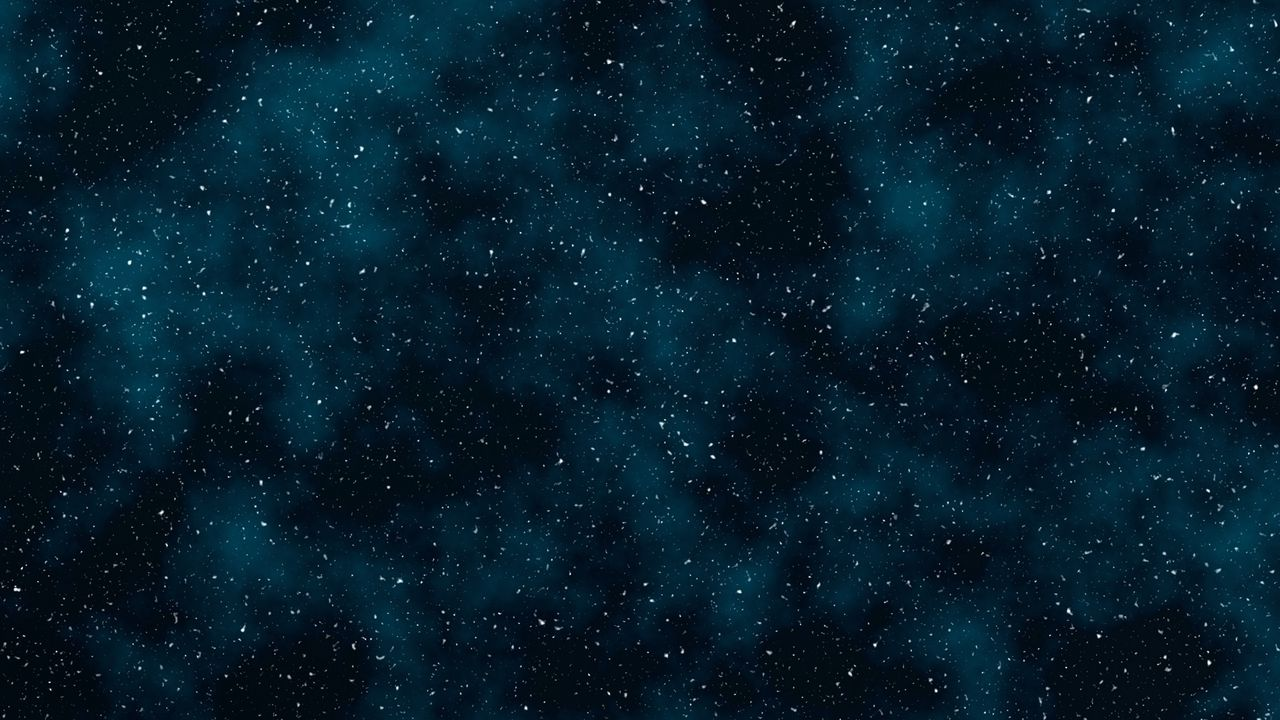
#> input picture projekti/asteroids/svemir.jpg, 1280 x 720 px
$ jupyter execute --allow-errors CannyEdgeDetection.ipynb
#> lines starting #> are read from the running program, lines starting #| are printed output that depends on the picture
# Cilj: Izvući ivice iz date slike koristeći Canny algoritam.

Trebaće nam PILLOW biblioteka za prikazivanje i učitavanje slika, numpy za nizove i scipy.ndimage za neke operacije na slikama

[cell 1]
from PIL import Image,ImageFilter,ImageOps
import numpy as np
import math
from scipy import ndimage
from matplotlib import pyplot as plt
filename = input()
#> the answer given: ../asteroids/svemir.jpg

Sledeća funkcija služi da odredi određene niske i visoke threshold vrednosti kojima ćemo filtrirati kasnije. To radi Otsuovom metodom u koju neću zalaziti, a threshold vrednosti će biti objašnjene kasnije.

[cell 2]
def compute_otsu_criteria(im, th):
    # create the thresholded image
    thresholded_im = np.zeros(im.shape)
    thresholded_im[im >= th] = 1

    # compute weights
    nb_pixels = im.size
    nb_pixels1 = np.count_nonzero(thresholded_im)
    weight1 = nb_pixels1 / nb_pixels
    weight0 = 1 - weight1

    # if one of the classes is empty, eg all pixels are below or above the threshold, that threshold will not be considered
    # in the search for the best threshold
    if weight1 == 0 or weight0 == 0:
        return np.inf

    # find all pixels belonging to each class
    val_pixels1 = im[thresholded_im == 1]
    val_pixels0 = im[thresholded_im == 0]

    # compute variance of these classes
    var1 = np.var(val_pixels1) if len(val_pixels1) > 0 else 0
    var0 = np.var(val_pixels0) if len(val_pixels0) > 0 else 0

    return weight0 * var0 + weight1 * var1

Sada određujemo Sobel kernel-e koji će nam služiti za traženje gradijenta (prelaza) po X i Y osi. Napominjem da se u nekim implementacijama koriste veći (naime 5x5) Sobel kerneli radi smanjivanja šuma na izlazu, ali iz mog iskustva rezultat ispadne bolji sa standardnim 3x3 kernelom.

[cell 3]
sobelKernelX = np.array([[1, 0, -1],
                         [2, 0, -2],
                         [1, 0, -1]])

sobelKernelY = np.array([[ 1,  2,  1],
                         [ 0,  0,  0],
                         [-1, -2, -1]])

Prvi korak Canny algoritma podrazumeva primenu blur filtera (pomućenje slike). Ovo radimo kako bismo izbacili visokofrekventni šum iz slike. Naime, ivice naše slike će ostati prilično "jake" i nakon blur-a, ali jaki prelazi pod uticajem šuma će nestati.

Takođe prebacujemo sliku u crno-belo radi podjednostavljanja ostatka procesa.

U zavisnosti od slike, ako nismo zadovoljni rezultatom, možemo promeniti jačinu filtera.

[cell 4]
with Image.open(filename) as img:
#> img is the input picture: PIL image 1280x720 RGB; mean R, G, B 5.1, 29, 43.2
    img = ImageOps.grayscale(img)
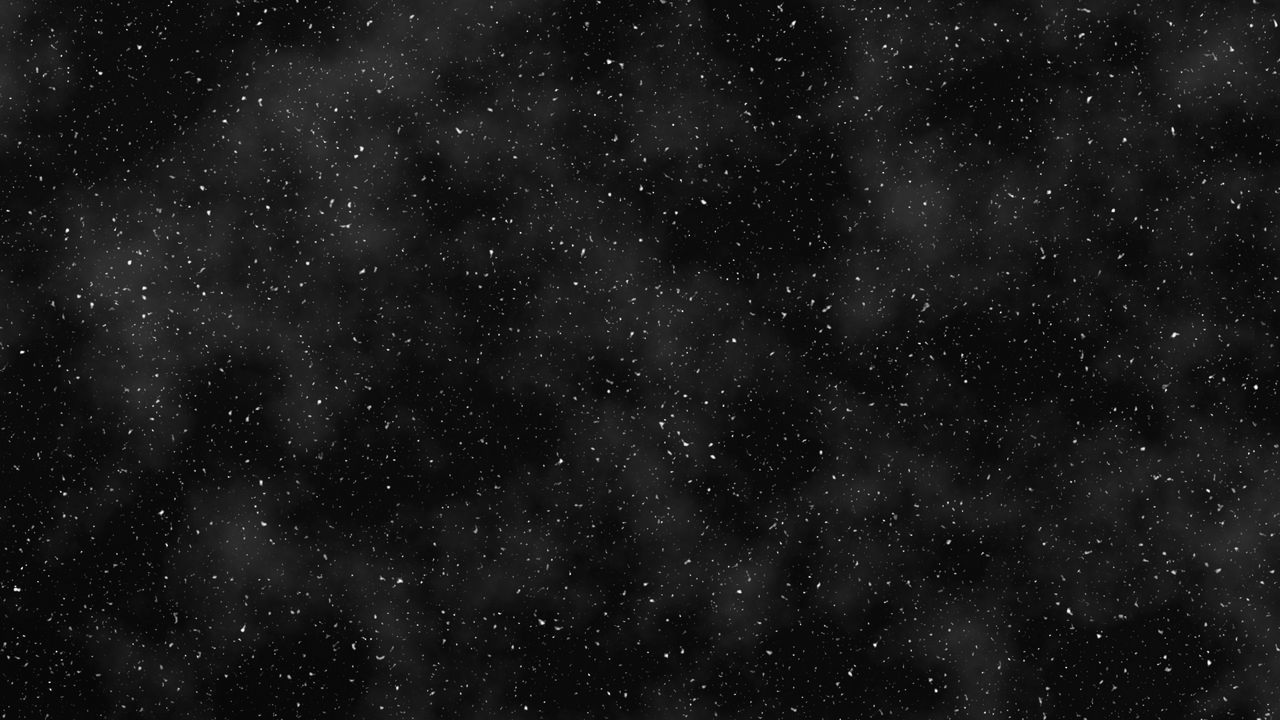
#> img: PIL image 1280x720 L; min 1, max 254, mean 23.5
    img = np.array(img).astype(np.float32)
#> img: shape (720, 1280) float32
    img = ndimage.gaussian_filter(img, sigma=1)
    plt.imshow(img, cmap="gray")
